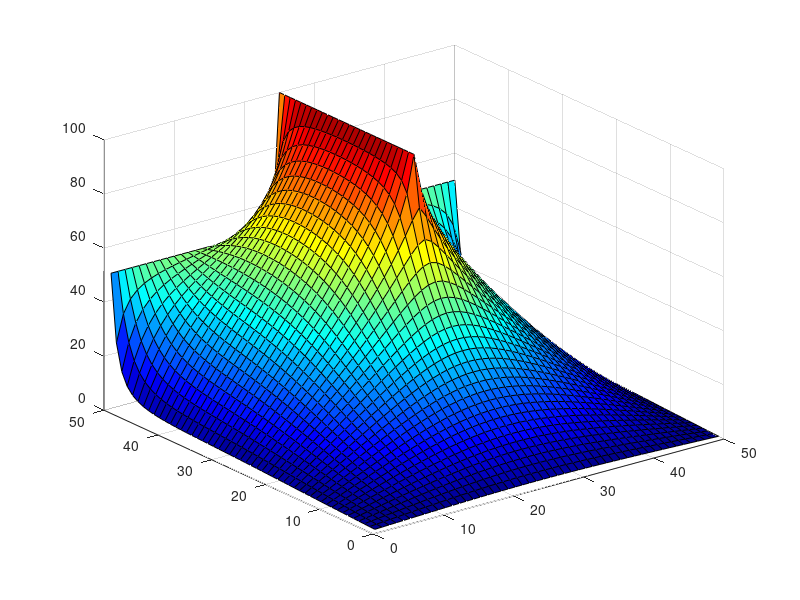
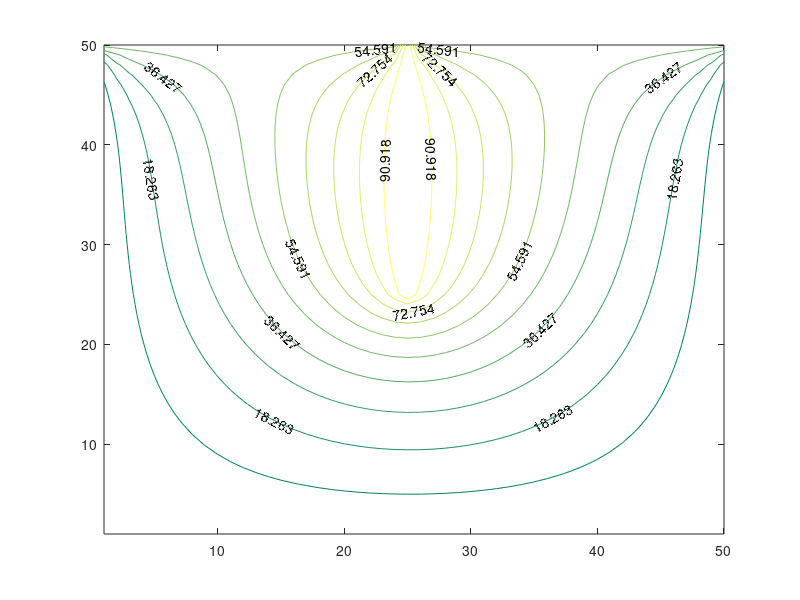
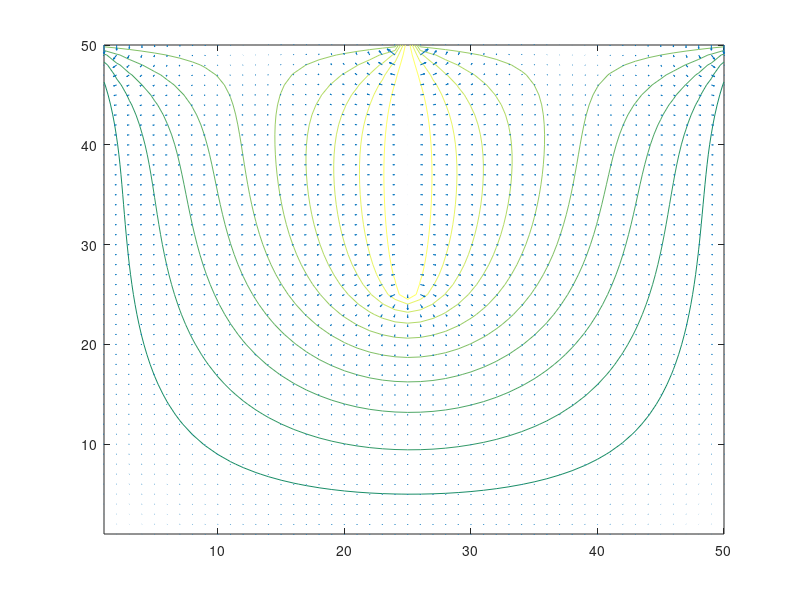

The MATLAB script that drew these images, in order:
%joey mcintyre - matlab - lab 6 - set 14
clc;  %clear command line
clear;  %remove previous variables

%voltage on outer and inner bounds
VOut = 0;
VIn = 100;

%number of points in the x and y directions & total number of unknowns
NumberOfXPoints = 50;
NumberOfYPoints = NumberOfXPoints;
NumberOfUnknowns = NumberOfXPoints * NumberOfYPoints;

%matrix of coefficients and the right hand side vector
A = zeros(NumberOfUnknowns, NumberOfUnknowns);
b = zeros(NumberOfUnknowns, 1);

%midpoints of the lines in x and y directions
iLine = NumberOfXPoints / 2;
jLine = NumberOfYPoints / 2;

%counter of the equations
EquationCounter = 1;

%repeat for all rows and columns
for i = 1:NumberOfXPoints
    for j = 1:NumberOfYPoints
        
        %condition for the inner boundary
        if (i == iLine && j >= jLine)
            A(EquationCounter, EquationCounter) = 1;
            b(EquationCounter, 1) = VIn;
        
        %top boundary
        elseif ((i < iLine || i > iLine) && j == NumberOfYPoints)
            A(EquationCounter, EquationCounter) = 1;
            b(EquationCounter, 1) = 50;
        
        %interior points
        else
            A(EquationCounter, EquationCounter) = -4;
            
            %left boundary
            if (j == 1) 
                b(EquationCounter, 1) = b(EquationCounter, 1) - VOut;
            else
                A(EquationCounter, EquationCounter - 1) = 1;
            end
            
            %right boundary
            if (j == NumberOfYPoints)
                b(EquationCounter, 1) = b(EquationCounter, 1) - 50;
            else
                A(EquationCounter, EquationCounter + 1) = 1;
            end
            
            %top boundary
            if (i == 1)
                b(EquationCounter, 1) = b(EquationCounter, 1) - VOut;
            else
                A(EquationCounter, EquationCounter - NumberOfXPoints) = 1;
            end
            
            %bottom boundary
            if (i == NumberOfXPoints)
                b(EquationCounter, 1) = b(EquationCounter, 1) - VOut;
            else
                A(EquationCounter, EquationCounter + NumberOfXPoints) = 1;
            end

        end
        EquationCounter = EquationCounter + 1;

    end
end

%solve the vector of voltages and convert into a squate matrix
V = A \ b; 
V_Square = reshape(V, NumberOfXPoints, NumberOfYPoints); 

%obtain the surface figure
surf(V_Square);
colormap(jet);
figure;

%obtain the contour figure
[C, h] = contour(V_Square);
set(h, 'ShowText', 'on', 'TextStep', get(h, 'LevelStep') * 2);
colormap summer;
figure;

%obtain the electric field map [E = -Gradient(V)]
contour(V_Square);
[px, py] = gradient(V_Square);
hold on;
quiver(-px, -py);
hold off;
colormap summer;